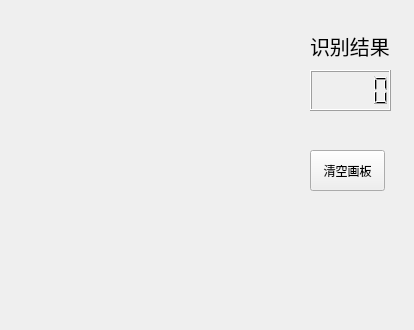
<?xml version="1.0" encoding="UTF-8"?>
<ui version="4.0">
 <class>Form</class>
 <widget class="QWidget" name="Form">
  <property name="geometry">
   <rect>
    <x>0</x>
    <y>0</y>
    <width>414</width>
    <height>330</height>
   </rect>
  </property>
  <property name="windowTitle">
   <string>Form</string>
  </property>
  <widget class="QLCDNumber" name="lcdNumber">
   <property name="geometry">
    <rect>
     <x>310</x>
     <y>70</y>
     <width>81</width>
     <height>41</height>
    </rect>
   </property>
  </widget>
  <widget class="QLabel" name="label">
   <property name="geometry">
    <rect>
     <x>310</x>
     <y>30</y>
     <width>81</width>
     <height>31</height>
    </rect>
   </property>
   <property name="font">
    <font>
     <pointsize>15</pointsize>
    </font>
   </property>
   <property name="text">
    <string>识别结果</string>
   </property>
  </widget>
  <widget class="QPushButton" name="pushButton">
   <property name="geometry">
    <rect>
     <x>310</x>
     <y>150</y>
     <width>75</width>
     <height>41</height>
    </rect>
   </property>
   <property name="text">
    <string>清空画板</string>
   </property>
  </widget>
  <widget class="QWidget" name="widget" native="true">
   <property name="geometry">
    <rect>
     <x>20</x>
     <y>10</y>
     <width>280</width>
     <height>280</height>
    </rect>
   </property>
  </widget>
 </widget>
 <resources/>
 <connections/>
</ui>
